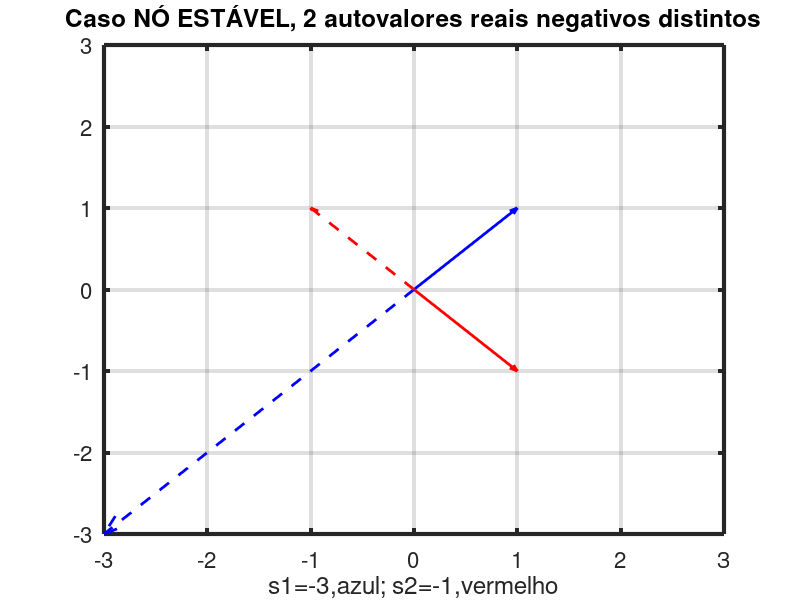
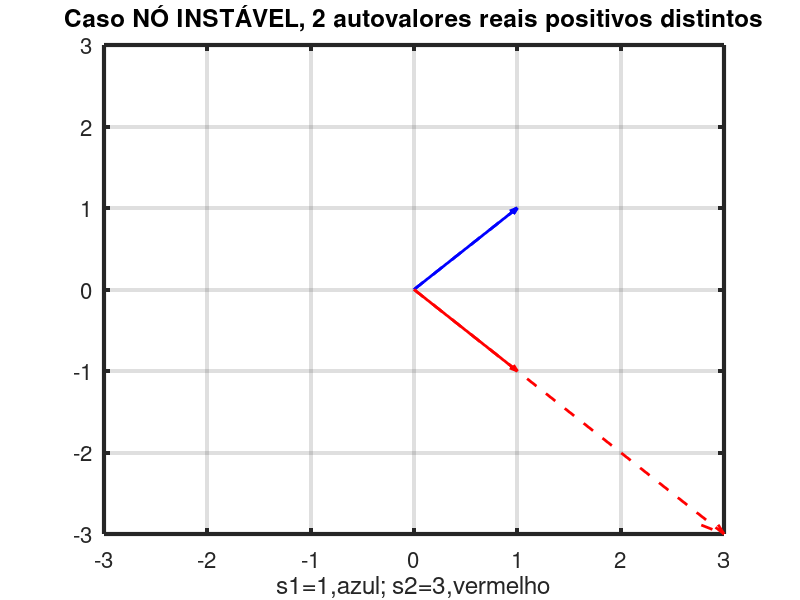
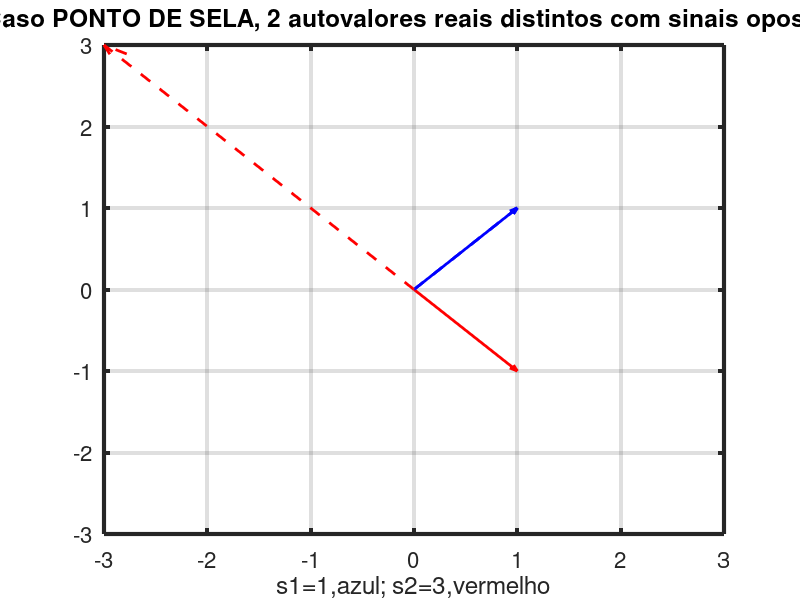

MATLAB code for these plots, in order:
clc;

a11 = -2; a12 = 1; a21 = 1; a22 = -2;

A = [a11 a12; a21 a22];

# caso 1: s1, s2 reais, negativos, distintos DELTA > 0, TR<0, NÓ ESTÁVEL
s1 = -1; s2 = -3;
printf("Traço A: %.2f\n", trace(A));
printf("Det A: %.2f\n", det(A));

# autovetores

v11 = 1; v12 = (s1 - a11) / (a12);
v1 = [v11; v12]
v1

v21 = 1; v22 = (s2 - a11) / (a12);
v2 = [v21; v22]
v2

# autovalores
s = eig(A);
s1 = s(1);
s2 = s(2);

# transformação

printf("A*v1: %.2f\n", A*v1);
printf("s1*v1: %.2f\n", s1*v1);

printf("A*v2: %.2f\n", A*v2);
printf("s2*v2: %.2f\n", s2*v2);

h = quiver(0, 0, v1(1), v1(2), 0 ,'b', 'linewidth', 2);
set(gca, "linewidth", 3, "fontsize", 16);
xlim([-3 3]);ylim([-3 3]); grid on;
title('Caso NÓ ESTÁVEL, 2 autovalores reais negativos distintos');
xlabel('s1=-3,azul; s2=-1,vermelho');
hold on
set (h, "maxheadsize", 0.033);
h = quiver(0, 0, v2(1), v2(2), 0 ,'r', 'linewidth', 2);
hold on
set (h, "maxheadsize", 0.033);

h = quiver(0, 0, s1*v1(1), s1*v1(2), 0 ,'b--', 'linewidth', 2);
xlim([-3 3]);ylim([-3 3]); grid on;
hold on
set (h, "maxheadsize", 0.033);
h = quiver(0, 0, s2*v2(1), s2*v2(2), 0 ,'r--', 'linewidth', 2);
hold on
set (h, "maxheadsize", 0.033);

#################### CASO NÓ INSTÁVEL #################


# caso 1: s1, s2 reais, positivos, distintos DELTA > 0, TR>0, NÓ INSTÁVEL
s1 = 1; s2 = 3;
s1
s2

printf("Traço A: %.2f\n", trace(A));
printf("Det A: %.2f\n", det(A));

# autovetores

v11 = 1; v12 = 1;
v1 = [v11; v12]
v1

v21 = 1; v22 = -1;
v2 = [v21; v22]
v2

figure;
h = quiver(0, 0, v1(1), v1(2), 0 ,'b', 'linewidth', 2);
set(gca, "linewidth", 3, "fontsize", 16);
xlim([-3 3]);ylim([-3 3]); grid on;
title('Caso NÓ INSTÁVEL, 2 autovalores reais positivos distintos');
xlabel('s1=1,azul; s2=3,vermelho');
hold on
set (h, "maxheadsize", 0.033);
h = quiver(0, 0, v2(1), v2(2), 0 ,'r', 'linewidth', 2);
hold on
set (h, "maxheadsize", 0.033);

h = quiver(0, 0, s1*v1(1), s1*v1(2), 0 ,'b--', 'linewidth', 2);
xlim([-3 3]);ylim([-3 3]); grid on;
hold on
set (h, "maxheadsize", 0.033);
h = quiver(0, 0, s2*v2(1), s2*v2(2), 0 ,'r--', 'linewidth', 2);
hold on
set (h, "maxheadsize", 0.033);

#################### CASO PONTO DE SELA #################


# caso 1: s1, s2 reais, distintos, sinais opostos DELTA < 0, TR<, > ou = 0
s1 = 1; s2 = -3;
s1
s2

printf("Traço A: %.2f\n", trace(A));
printf("Det A: %.2f\n", det(A));

# autovetores

v11 = 1; v12 = 1;
v1 = [v11; v12]
v1

v21 = 1; v22 = -1;
v2 = [v21; v22]
v2

figure;
h = quiver(0, 0, v1(1), v1(2), 0 ,'b', 'linewidth', 2);
set(gca, "linewidth", 3, "fontsize", 16);
xlim([-3 3]);ylim([-3 3]); grid on;
title('Caso PONTO DE SELA, 2 autovalores reais distintos com sinais opostos');
xlabel('s1=1,azul; s2=3,vermelho');
hold on
set (h, "maxheadsize", 0.033);
h = quiver(0, 0, v2(1), v2(2), 0 ,'r', 'linewidth', 2);
hold on
set (h, "maxheadsize", 0.033);

h = quiver(0, 0, s1*v1(1), s1*v1(2), 0 ,'b--', 'linewidth', 2);
xlim([-3 3]);ylim([-3 3]); grid on;
hold on
set (h, "maxheadsize", 0.033);
h = quiver(0, 0, s2*v2(1), s2*v2(2), 0 ,'r--', 'linewidth', 2);
hold on
set (h, "maxheadsize", 0.033);


